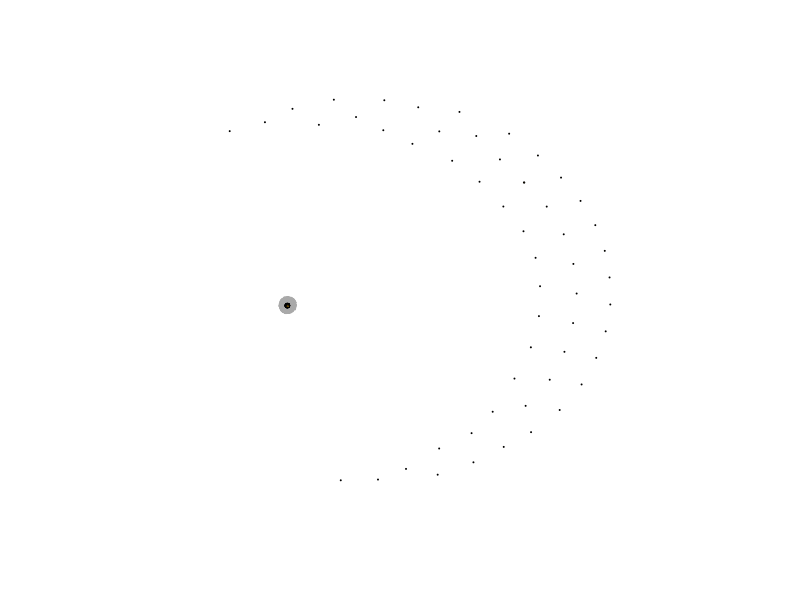

R code for this plot:
#this code is to convert a i j matrix containing weigths into a
#matrix of to from weight and a list of all links (nodes and links matrix)

#this reads in the intial i j input file
links1 <- read.csv("interbank.csv",head=FALSE, sep=",")
#links1 <- read.csv("mynode.csv",head=FALSE, sep=",")


#this works out how many nodes there are
numNodes = length(links1$V1)
numNodes

#this puts the nodes in matrix that can be used
nodes1 <- 1:numNodes

row_n.names <- 1:numNodes
column_n.names <- c("id")

nodes <- matrix(nodes1, ncol = 1, dimnames = list(row_n.names, column_n.names))


#this section works out home many non-zero links there are
counter = 0
for(i in 1:numNodes) {
    for(j in 1:numNodes) {
        k = links1[i,j]
        if (k != 0) {
            
            counter = counter + 1
            
        }
    }
}
counter

#here the vector to hold these links is made, counter*3 is because for each like there is a
#to, from and weight component
links2 <- numeric((counter*3)) #length(a)

#here the links2 vector is filled with the to from and weight values for non-zero cases
counter2 =1
for(i in 1:numNodes) {
    for(j in 1:numNodes) {
        k = links1[i,j]
        if (k != 0) {
            links2[counter2] <- i
            links2[counter2+1] <- j
            links2[counter2+2] <- k

            counter2 = counter2+3
        }
    }
}


numLinks1 = length(links2)
numLinks= numLinks1/3

row_l.names <- 1:numLinks
column_l.names <- c("from","to","weight")

links <- matrix(links2, byrow = TRUE, ncol = 3, dimnames = list(row_l.names, column_l.names))



library('igraph')
net <- graph_from_data_frame(d=links, vertices=nodes, directed=T)

deg <- degree(net, mode="all")
V(net)$size <- deg/100           #this changes the node size depending on the numeber of links

#E(net)$width <- E(net)$weight #this changes the link thickness depending on the weight

#plot(net, edge.arrow.size=.4)


#deletes all links with weight less then the mean
links_x <- as.data.frame(links)
cut.off <- mean(links_x$weight)
net.sp <- delete_edges(net, E(net)[weight<cut.off])


#this deletes all nodes with connects less then the mean
#net.sp <- delete_vertices(net, V(net)[deg<mean(deg)])
#plot(net.sp, layout = layout_with_mds)





plot(net.sp, edge.arrow.size=.4,vertex.label=NA, layout = layout_with_fr)














